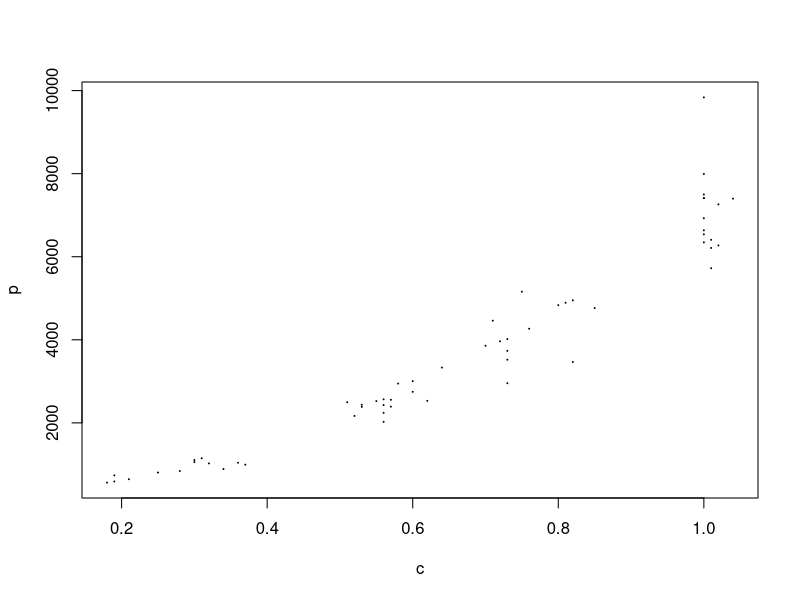

Write the R code that produced this figure. (Note: this script raises an error after producing the figure.)
# STAT 6430
# Day 5 -- R
# 
# Today is a hodge-podge -- we'll see how far we get.
#
## Log transformations and MSE's
#
# Let's start with the diamond data set:
d05b <- read.csv("d05b.csv",header=T)
plot(d05b,pch=20,cex=.2)
ggplot(d05b,aes(x=c,y=p))+geom_point()+geom_smooth(method=lm)
# The linear and quadratic fits, so that we have the MSE's for
# comparison:
d05b.lm1 <- lm(p ~ c, data=d05b)
mse1 <- mean(d05b.lm1$residuals^2)
mse1
d05b.lm2 <- lm(p ~ poly(c,2), data=d05b)
mse2 <- mean(d05b.lm2$residuals^2)
mse2
#
# Now suppose we use a log transformation, applying log() to
# the price p:
d05b.lmlogy <- lm(log(p) ~ c, data=d05b)
mean(d05b.lmlogy$residuals^2)

#
# We can't use the residuals from d05b.lmlog because they are
# generated from the model log(p)~c, and we want the difference
# between the predicted and actual y-values, not the predicted and
# actual log(y)-values.
# Here's the actual y-values, from the data:
actual.y <- d05b$p
#
# And here's the predicted y-values:
predict.y <- exp(d05b.lmlogy$fitted.values) # exp() reverses the log
#
# Now we can compute the MSE:
mselogy <- mean((actual.y - predict.y)^2)
mselogy # Not so great!

# Here's a plot of the model with the data:
plot(d05b,pch=20,cex=.2)
xvals <- seq(from=0.15, to=1.05,by=.0025) # A sequence of x-values
yvals <- predict(d05b.lmlogy,newdata=data.frame(c=xvals)) # The y-values
lines(xvals,exp(yvals),col='red', type='l',cex=.1)

# Team Questions:
# 1. For the set d05c, find a model that seems to best fit
#    the data.
# 2. Select at random 100 of the records in d05c, and use 
#    that subset to repeat #1.  Does it make a difference?
d05c <- read.csv("d05c.csv")

ggplot(d05c,aes(x=x,y=y))+geom_point()
ggplot(d05c,aes(x=x,y=y))+geom_point()+geom_smooth(method=lm)

simple_lm<-lm(y~x,data=d05c)
summary(simple_lm)
anova(simple_lm)

plot(simple_lm)

quad_lm<-lm(y~poly(x,2),data=d05c)
summary(quad_lm) # The quadaratic parameter is insignificant and therefore doesn't count
anova(quad_lm)

lin_log_lm<-lm()

sub <- sample(1:200, size=100,replace=F)
training<-d05c[sub,]
test    <-d05c[-sub,]

ggplot(data=training,aes(x=x,y=y))+geom_point()

training_lm <- lm(data=training,y~x)
summary(training_lm)

training_lm_quad <- lm(data=training,y~poly(x,2))
summary(training_lm_quad)
#
## Cross-validation
#
# The purpose of cross-validation is to assess the quality of a 
# model on data that was not used to create the model, with the
# goal of avoiding model quality being self-fulfilling.

## Team Questions
# 1. From the data set d05c, select a random subset of 100 records
#    and name the new data frame "d05c.train".  Name the remaining
#    records "d05c.test".
# 2. Determine which model seems to best fit the d05c.train data.
# 3. Use the model to predict the y-values corresponding to each of 
#    the x-values in the set d04c.test.
# 4. Determine the MSE for d04c.test.

# The next data set is set up in a manner similar to future homework
# exercises.  There are two sets of data: "d05d-train.csv" which contains
# x and y-values to uses to develop a model, and "d05d-predict.csv" which
# contains only x-values.  Once you have a model developed, you will use
# it to predict the y-values corresponding to the x-values in the 
# "predict" file.

## Team questions:
# 1. Upload "d05d-train.csv" into R.
# 2. Develop a model for predicting y from x.  Cross-validate!
# 3. Upload "d05d-predict.csv" into R, and use your model to
#    predict the corresponding y-values.
# 4. Upload "d05d-correct.csv" into R.  This file contains the
#    x-values from "d05d-predict.csv" along with the correct
#    y-values.  Use these y-values to compute the MSE for 
#    your predicted values.

#
## Loops
#

# With a "for" loop, each term in the specified sequence will be 
# used for one pass through the loop.  Any sequence can be specified.
#
for (j in 1:5){
  print(j)
}
#
for (j in 5:1){
  print(j)
  print(j^3)
}
#
for (j in seq(2,10,by=2)){
  print(j)
}
#
for (j in c(7,-3,9,0)){
  print(j)
}
#
# A "while" loop will execute for as long as a specified condition
# is met.
#
i <- 5
factorial <- 1
while (i > 1) {
  factorial <- i*factorial
  print(factorial)
  i <- i-1
}

ran <- runif(1, min=0, max=1) # Random number in [0,1]
print(ran)
while(ran > 0.2) {
  ran <- runif(1, min=0, max=1)
  print(ran)
}

x <- runif(2, min=0, max=1) 
print(x)
while(x[1] > 0.4 | x[2] > 0.4) {
  x <- runif(2, min=0, max=1) 
  print(x)
}

#
## Functions
#

fact <- function(i) {   # A function to compute factorials
  if(i<0)  return (0)
  if(i<=1) return (1)
           return (i*fact(i-1))
}
fact(5)
x <- fact(6)
x

demo1 <- function(x,y) {
  w <- x+y
  return(c(w, x*y))
}
z <- demo1(3,8)
z
z[1]
w  # w is not visible outside the function

#
# Quick introduction to If/Then statements
#

small.number <- function(x) {
  if (x <= 100) {
    return("small")  # Or print("small") if not assigning
  } 
}
small.number(45.8)
small.number(108)

small.or.big.number <- function(x) {
  if (x <= 100) {
    return("small")
  } else {
    return("big")
  }
}
small.or.big.number(45.8)
small.or.big.number(108)

#
# Nesting if/then/else statements
#
number.size <- function(x){
  if (x < 10) {
    print("Small",quote=FALSE)  # Quotes removed from small
  } else {
    if (x >= 10 & x <= 30){
      print("Medium")
    } else {
      return("Large")
    }
  }
}
#
number.size(16)
number.size(-10)
number.size(35)

#
# Team Questions
# 1. Write a function that will take an integer n as input.
#    The function should generate n random points in the square
#    [-1,1]x[-1,1], and return the proportion of those points
#    that land in the unit circle x^2 + y^2 <= 1.
# 2. Evaluate your function for n = 50,000.
#

my_func = function(n) {
  xy <- runif(n,-1,1)
  if(xy[0]^2+xy[1]^2<=1) return
}
